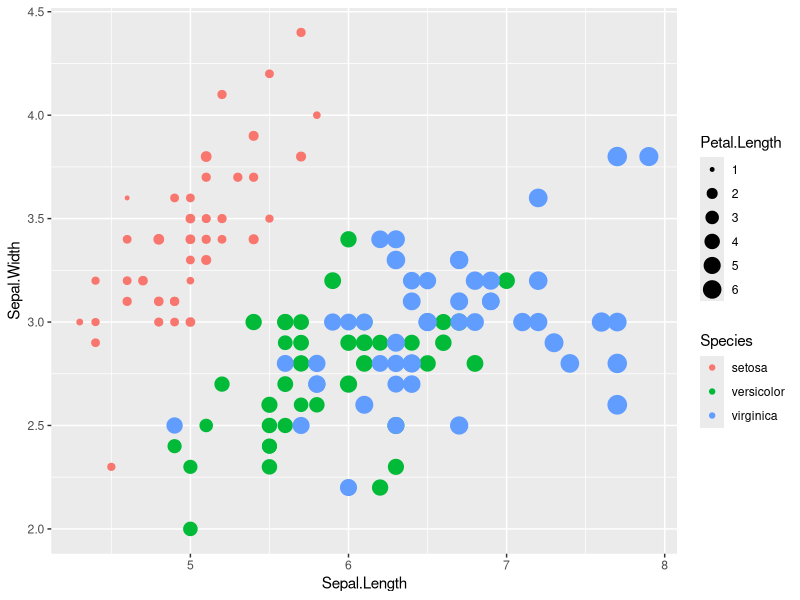

The R source for this figure:
## ---- chunk 1
str(iris)
## ---- chunk 2
library(ggplot2)
qplot(Sepal.Length, Sepal.Width, data = iris, size = Petal.Length, color = Species)
## ---- chunk 3
summary(lm(Petal.Length ~ Sepal.Length + Sepal.Width, data = iris))
